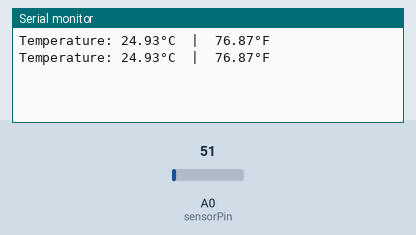
Bench run of a sketch on a simulated Arduino Uno, built with avr-gcc and run on an emulated ATmega328P. Parts: the last lines printed to the serial monitor. Inputs (shaded band) come from the test bench; at power-on: A0 (sensorPin) = 51.

Above: at 2.8 s.
2.9 s: A0 (sensorPin) set to 61
At 5.2 s:
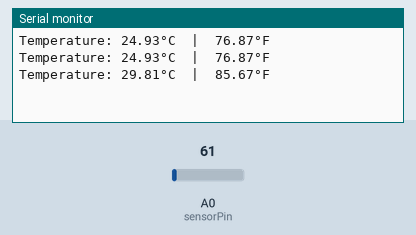
5.6 s: A0 (sensorPin) set to 71
At 6.9 s:
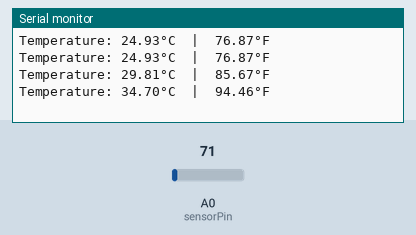
Timing chart, 0 to 8.6 s (numbered marks = the images above; inputs shaded):
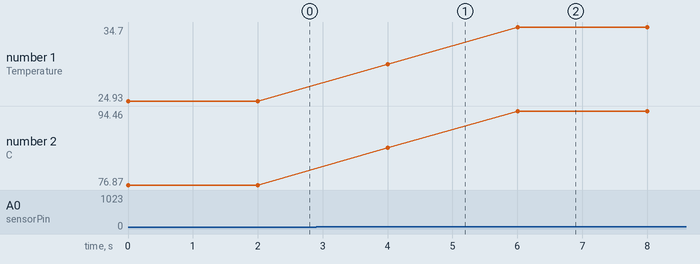

The sketch:

code.ino
```cpp
// Define LM35 sensor pin
const int sensorPin = A0;  // LM35 output connected to A0

void setup() {
  Serial.begin(9600);  // Start Serial Monitor
}

void loop() {
  // Read the analog voltage from LM35
  int sensorValue = analogRead(sensorPin);

  // Convert to Temperature in Celsius
  float voltage = sensorValue * (5.0 / 1023.0);
  float temperatureC = voltage * 100.0;

  // Convert to Fahrenheit
  float temperatureF = (temperatureC * 9.0 / 5.0) + 32.0;

  // Print temperature to Serial Monitor
  Serial.print("Temperature: ");
  Serial.print(temperatureC);
  Serial.print("°C  |  ");
  Serial.print(temperatureF);
  Serial.println("°F");

  delay(2000); // Wait before next reading
}
```

Measured:
- after the input at 2.9 s, the serial monitor: prints a new line after 1.1 s (image 1)
- after the input at 5.6 s, the serial monitor: prints a new line after 0.40 s (image 2)
- plotted number 1: 24.93 → 29.81 after the input at 2.9 s, 29.81 → 34.7 after the input at 5.6 s
- plotted number 2: 76.87 → 85.67 after the input at 2.9 s, 85.67 → 94.46 after the input at 5.6 s
